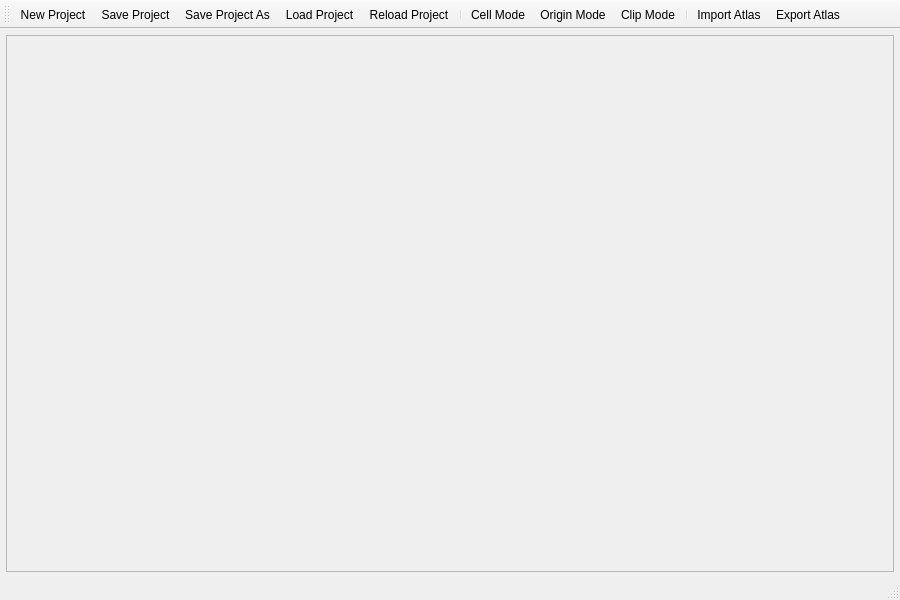
<?xml version="1.0" encoding="UTF-8"?>
<ui version="4.0">
 <class>AtlasEditorUI</class>
 <widget class="QMainWindow" name="AtlasEditorUI">
  <property name="geometry">
   <rect>
    <x>0</x>
    <y>0</y>
    <width>900</width>
    <height>600</height>
   </rect>
  </property>
  <property name="minimumSize">
   <size>
    <width>900</width>
    <height>600</height>
   </size>
  </property>
  <property name="windowTitle">
   <string>Atlas Editor</string>
  </property>
  <widget class="QWidget" name="centralWidget">
   <layout class="QGridLayout" name="gridLayout">
    <property name="leftMargin">
     <number>6</number>
    </property>
    <property name="topMargin">
     <number>6</number>
    </property>
    <property name="rightMargin">
     <number>6</number>
    </property>
    <property name="bottomMargin">
     <number>6</number>
    </property>
    <item row="0" column="0">
     <widget class="QFrame" name="frame">
      <property name="frameShape">
       <enum>QFrame::StyledPanel</enum>
      </property>
      <property name="frameShadow">
       <enum>QFrame::Raised</enum>
      </property>
     </widget>
    </item>
   </layout>
  </widget>
  <widget class="QToolBar" name="mainToolBar">
   <attribute name="toolBarArea">
    <enum>TopToolBarArea</enum>
   </attribute>
   <attribute name="toolBarBreak">
    <bool>false</bool>
   </attribute>
   <addaction name="actionNewProject"/>
   <addaction name="actionSaveProject"/>
   <addaction name="actionSaveProjectAs"/>
   <addaction name="actionLoadProject"/>
   <addaction name="actionReloadProject"/>
   <addaction name="separator"/>
   <addaction name="actionCellMode"/>
   <addaction name="actionOriginMode"/>
   <addaction name="actionClipMode"/>
   <addaction name="separator"/>
   <addaction name="actionImportAtlas"/>
   <addaction name="actionExportAtlas"/>
  </widget>
  <widget class="QStatusBar" name="statusBar"/>
  <action name="actionCellMode">
   <property name="checkable">
    <bool>true</bool>
   </property>
   <property name="icon">
    <iconset resource="../elang_gui_icons.qrc">
     <normaloff>:/atlas/icons/atlas/cellmode.png</normaloff>:/atlas/icons/atlas/cellmode.png</iconset>
   </property>
   <property name="text">
    <string>Cell Mode</string>
   </property>
   <property name="toolTip">
    <string>Cell Mode</string>
   </property>
   <property name="shortcut">
    <string>1</string>
   </property>
  </action>
  <action name="actionOriginMode">
   <property name="checkable">
    <bool>true</bool>
   </property>
   <property name="icon">
    <iconset resource="../elang_gui_icons.qrc">
     <normaloff>:/atlas/icons/atlas/originmode.png</normaloff>:/atlas/icons/atlas/originmode.png</iconset>
   </property>
   <property name="text">
    <string>Origin Mode</string>
   </property>
   <property name="toolTip">
    <string>Origin Mode</string>
   </property>
   <property name="shortcut">
    <string>2</string>
   </property>
  </action>
  <action name="actionClipMode">
   <property name="checkable">
    <bool>true</bool>
   </property>
   <property name="icon">
    <iconset resource="../elang_gui_icons.qrc">
     <normaloff>:/atlas/icons/atlas/clipmode.png</normaloff>:/atlas/icons/atlas/clipmode.png</iconset>
   </property>
   <property name="text">
    <string>Clip Mode</string>
   </property>
   <property name="shortcut">
    <string>3</string>
   </property>
  </action>
  <action name="actionNewProject">
   <property name="icon">
    <iconset resource="../elang_gui_icons.qrc">
     <normaloff>:/essentials/icons/essentials/new.png</normaloff>:/essentials/icons/essentials/new.png</iconset>
   </property>
   <property name="text">
    <string>New Project</string>
   </property>
   <property name="shortcut">
    <string>Ctrl+N</string>
   </property>
  </action>
  <action name="actionSaveProject">
   <property name="icon">
    <iconset resource="../elang_gui_icons.qrc">
     <normaloff>:/essentials/icons/essentials/save.png</normaloff>:/essentials/icons/essentials/save.png</iconset>
   </property>
   <property name="text">
    <string>Save Project</string>
   </property>
   <property name="shortcut">
    <string>Ctrl+S</string>
   </property>
  </action>
  <action name="actionSaveProjectAs">
   <property name="icon">
    <iconset resource="../elang_gui_icons.qrc">
     <normaloff>:/essentials/icons/essentials/save_as.png</normaloff>:/essentials/icons/essentials/save_as.png</iconset>
   </property>
   <property name="text">
    <string>Save Project As...</string>
   </property>
  </action>
  <action name="actionLoadProject">
   <property name="icon">
    <iconset resource="../elang_gui_icons.qrc">
     <normaloff>:/essentials/icons/essentials/load.png</normaloff>:/essentials/icons/essentials/load.png</iconset>
   </property>
   <property name="text">
    <string>Load Project</string>
   </property>
   <property name="shortcut">
    <string>Ctrl+O</string>
   </property>
  </action>
  <action name="actionExportAtlas">
   <property name="icon">
    <iconset resource="../elang_gui_icons.qrc">
     <normaloff>:/essentials/icons/essentials/export.png</normaloff>:/essentials/icons/essentials/export.png</iconset>
   </property>
   <property name="text">
    <string>Export Atlas</string>
   </property>
  </action>
  <action name="actionImportAtlas">
   <property name="icon">
    <iconset resource="../elang_gui_icons.qrc">
     <normaloff>:/essentials/icons/essentials/import.png</normaloff>:/essentials/icons/essentials/import.png</iconset>
   </property>
   <property name="text">
    <string>Import Atlas</string>
   </property>
  </action>
  <action name="actionReloadProject">
   <property name="icon">
    <iconset resource="../elang_gui_icons.qrc">
     <normaloff>:/essentials/icons/essentials/reload.png</normaloff>:/essentials/icons/essentials/reload.png</iconset>
   </property>
   <property name="text">
    <string>Reload Project</string>
   </property>
   <property name="toolTip">
    <string>Reload Project</string>
   </property>
  </action>
 </widget>
 <layoutdefault spacing="6" margin="11"/>
 <resources>
  <include location="../elang_gui_icons.qrc"/>
 </resources>
 <connections/>
</ui>
